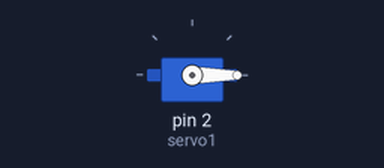
Simulated run of this sketch. Board: Arduino Uno, built with avr-gcc and run on an emulated ATmega328P. Parts: servo.

Above: at 0.05 s.
At 1.5 s:
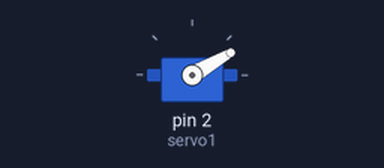
At 3.0 s:
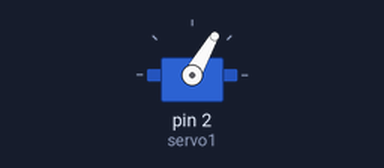
At 6.0 s:
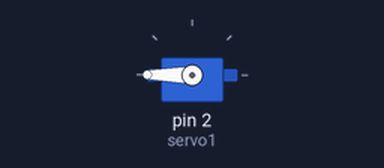
Timing chart, 0 to 7.8 s (numbered marks = the images above):
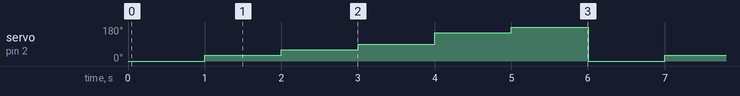

Measured:
- by itself, servo on pin 2 (servo1): repeats every 6.0 s: 60° 1.0 s, 90° 1.0 s, 150° 1.0 s, 180° 1.0 s, 0° 1.0 s, 30° 1.0 s

The sketch:

servol1.ino
```cpp
#include <Servo.h>

// C++ code
//

Servo servo1;

void setup()
{
  servo1.attach(2);
}

void loop()
{
  servo1.write(0);
  delay(1000);
  servo1.write(30);
  delay(1000);
  servo1.write(60);
  delay(1000);
  servo1.write(90);
  delay(1000);
  servo1.write(150);
  delay(1000);
  servo1.write(180);
  delay(1000);
}
```
